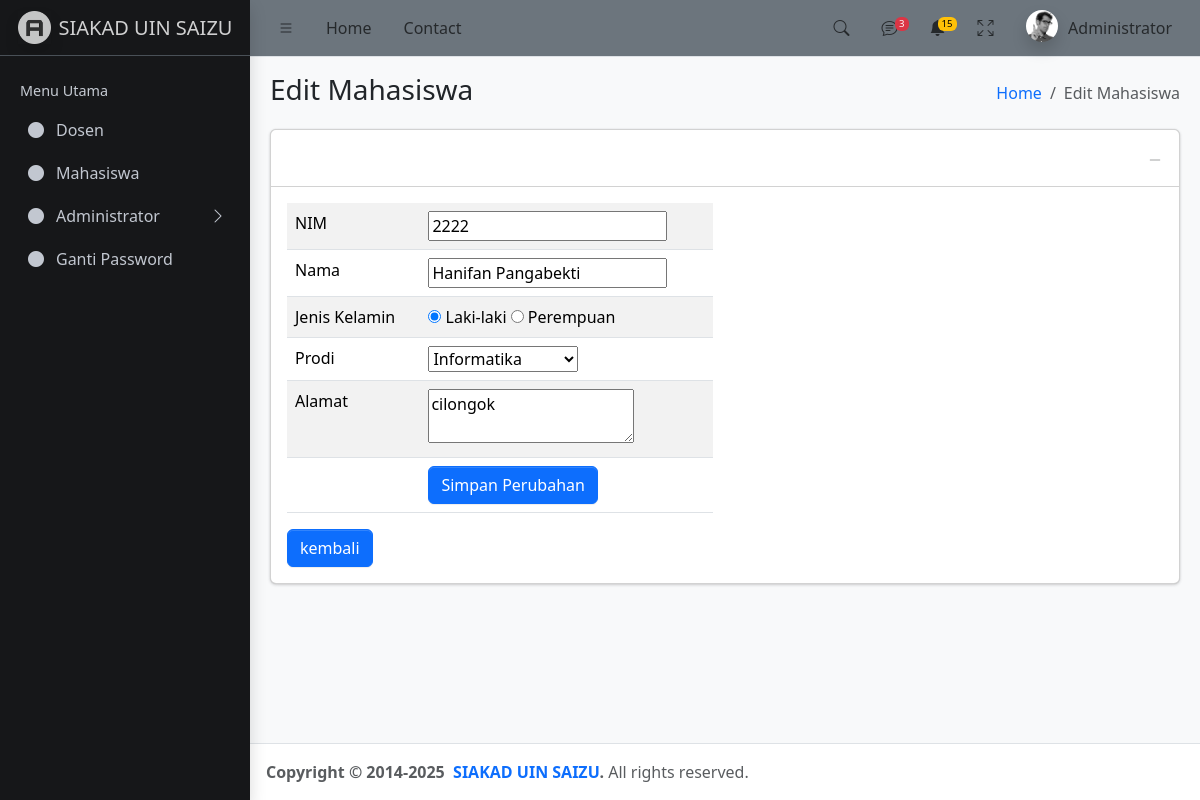
Screenshot of /Admin/?p=editMahasiswa&id=1 (signed in) with the database file from the repository.
### tables this page shows
CREATE TABLE `mahasiswa` (
  `id` int NOT NULL,
  `NIM` varchar(12) NOT NULL,
  `prodi` int NOT NULL,
  `nama` varchar(50) NOT NULL,
  `gender` enum('P','L') NOT NULL,
  `alamat` varchar(255) NOT NULL,
  `waktu` datetime NOT NULL
);

### Admin/edit-mahasiswa.php (the view, shortened to what this page needs)
<main class="app-main">
  <div class="app-content-header">
    <div class="container-fluid">
      <div class="row">
        <div class="col-sm-6">
          <h3 class="mb-0">Edit Mahasiswa</h3>
        </div>
        <div class="col-sm-6">
          <ol class="breadcrumb float-sm-end">
            <li class="breadcrumb-item"><a href="#">Home</a></li>
            <li class="breadcrumb-item active" aria-current="page">Edit Mahasiswa</li>
          </ol>
        </div>
      </div>
    </div>
  </div>
  <div class="app-content">
    <div class="container-fluid">
      <div class="row">
        <div class="col-12">
          <div class="card">
            <div class="card-header">
              <div class="card-tools">
                <button type="button" class="btn btn-tool" data-lte-toggle="card-collapse">
                  <i data-lte-icon="collapse" class="bi bi-dash-lg"></i>
                </button>
              </div>
            </div>
            <div class="card-body">
              <div class="row">
                <div class="col-lg-6">
                  <form action="#" method="post">
                    <?php
                    $idx = $_GET['id'];
                    require_once "../config.php";
                    $sql = "SELECT * FROM mahasiswa WHERE id='$idx'";
                    $data = $db->query($sql);
                    foreach ($data as $d) {
                      switch ($d['prodi']) {
                        case '1': $prodi="Informatika"; $inf="selected"; break;
                      }
                      if ($d['gender'] == 'L') {
                        $l = "checked";
                        $p = "";
                      } else {
                        $l = "";
                        $p = "checked";
                      }
                    }
                    ?>
                    <form action="#" method="post">
                      <table class='table table-striped table-hover'>
                        <tr>
                          <td>NIM</td>
                          <td><input type='number' name='nim' value='<?= $d['NIM'] ?>'></td>
                        </tr>
                        <tr>
                          <td>Nama</td>
                          <td><input type='text' name='nama' value='<?= $d['nama'] ?>'></td>
                        </tr>
                        <tr>
                          <td>Jenis Kelamin</td>
                          <td>
                            <input type='radio' name='jk' value='L' <?= $l ?>> Laki-laki
                            <input type='radio' name='jk' value='P' <?= $p ?>> Perempuan
                          </td>
                        </tr>
                        <tr>
                          <td>Prodi</td>
                          <td>
                            <select name='prodi'>
                              <option value='1' <?= $inf ?>>Informatika</option>
                            </select>
                          </td>
                        </tr>
                        <tr>
                          <td>Alamat</td>
                          <td><textarea name='alamat'><?= $d['alamat'] ?></textarea></td>
                        </tr>
                        <tr>
                          <td></td>
                          <td><input type='submit' name='simpanEdit' value='Simpan Perubahan' class='btn btn-primary'></td>
                        </tr>
                      </table>
                    </form>
                    <a href="./?p=mahasiswa">
                      <input type="submit" class="btn btn-primary" value="kembali">
                    </a>
                  </form>
                </div>
                <div class="col-md-6">
                </div>
              </div>
            </div>
          </div>
        </div>
      </div>
    </div>
  </div>
</main>

### rows the page displays
mahasiswa: nim "2222", nama "Hanifan Pangabekti", alamat "cilongok"
